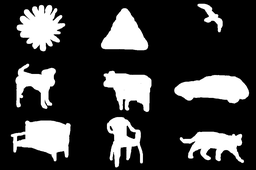
#> input picture CV/Assignment_1/Project1.png, 256 x 170 px, shrunk from 960 x 639 before the run
$ jupyter execute --allow-errors Notebook.ipynb   (shell and % lines are left out)
#> lines starting #> are read from the running program, lines starting #| are printed output that depends on the picture
#### Lavanya Verma(2018155) Assignment 1
#### Computer Vision, Winter 2021 @ IIITD

[cell 1]

from PIL import Image
import numpy as np
import matplotlib.pyplot as plt
from copy import deepcopy
import math
import cv2 as cv
from matplotlib import cm

[cell 2]
img = Image.open('Project1.png')
#> img is the input picture: PIL image 256x170 L; min 0, max 255, mean 58
data = np.asarray(img)

[cell 3]
def visit(data,discovered,q,imx,imn,jmx,jmn):
    R = set(q)
    while (len(q) != 0):
        p = q.pop(); i = p[0]; j = p[1]
        R.add(p)
        for a in [-1,0,1]:
            for b in [-1,0,1]:
                if (discovered[i+a,j+b] == False and data[i+a,j+b] == True and i+a>=imn and i+a<=imx and j+b >=jmn and j+b <= jmx ):
                    discovered[i+a,j+b] = True
                    q.insert(0,(i+a,j+b))
    return list(R)

def boolConnComp(data):
    i= 0 ; j = 0 ; i_max = data.shape[0]-1 ; j_max = data.shape[1]-1
#> after `i_max = data.shape[0] - 1`: i_max = 169
#> after `j_max = data.shape[1] - 1`: j_max = 255
    discovered = np.full(data.shape,False,dtype=bool)
    count = 0
    Objects = []
    for i in range(data.shape[0]):
        for j in range(data.shape[1]):
            if (data[i,j] == True and discovered[i,j] == False):
                count += 1
                Ri = visit(data,discovered,[(i,j)],data.shape[0]-1,0,data.shape[1]-1,0) # shallow memory
                Objects.append(Ri)
#> after the loop, Objects = 294 items; count = 294
    return Objects

def convexHull(R):
    p = (np.inf,np.inf)
    for i in range(len(R)):
        if(p[0] > R[i][0] ) or (p[0] == R[i][0] and p[1] > R[i][1]):
            p = R[i]
    R_new = R.copy()
    R_new.sort(key=lambda x : math.atan2(x[1] - p[1],x[0] - p[0]))
    st = []
    for i in range(len(R_new)):
        while( len(st)> 1 and (st[-1][0] - st[-2][0])*(R_new[i][1] - st[-2][1]) - (st[-1][1] - st[-2][1])*(R_new[i][0] - st[-2][0]) <= 0):
            st.pop()
        st.append(R_new[i])
    return st

def validCircle(r,c,points):
    v = True
    for i in range(len(points)):
        if (np.linalg.norm([points[i][0] - c[0],points[i][1] - c[1]]) > r):
            v = False
            break
    return v

def circlefromPoints(p1,p2,p3):
    f = ((p1[0]**2 - p3[0]**2 + p1[1]**2 - p3[1]**2)*(p2[0] - p3[0]) - (p1[0] - p3[0])*(p2[0]**2 - p3[0]**2 + p2[1]**2 - p3[1]**2))/(2*((p2[1] - p3[1])*(p1[0]-p3[0])-(p2[0] - p3[0])*(p1[1]-p3[1])))
    try:
        g = (p1[0]**2 - p3[0]**2 + p1[1]**2 - p3[1]**2 + 2*f*(p1[1] -p3[1]))/(2*(p3[0] - p1[0]))
    except ZeroDivisionError:
        g = (p2[0]**2 - p3[0]**2 + p2[1]**2 - p3[1]**2 + 2*f*(p2[1] -p3[1]))/(2*(p3[0] - p2[0]))
    c = -(p3[0]**2 +p3[1]**2 + 2*g*p3[0] + 2*f*p3[1])
    r = np.sqrt(g**2 + f**2 - c)
    return r,(-g,-f)

def circle(points): #points : (x,y) in bottom left being origin
    minR = np.inf
    minC = (-1,-1) #null values
    for i in range(len(points)):
        for j in range(len(points)):
            if (i != j):
                r = np.linalg.norm([points[i][0] - points[j][0],points[i][1] - points[j][1]])/2
                c = ((points[i][0] + points[j][0])/2,(points[i][1] + points[j][1])/2)
                if (validCircle(r,c,points)):
                    if (r < minR):
                        minR = r
                        minC = c
                for k in range(len(points)):
                    if (i != k and j!=k):
                        r,c = circlefromPoints(points[i],points[j],points[k])
                        if (validCircle(r,c,points)):
                            if (r < minR):
                                minR = r
                                minC = c
    return minR,minC

def getMask(shape,R,c,r):
    d1 = np.full(shape,False)
    d2 = d1.copy()
    for i in range(len(R)):
        d1[R[i][0],R[i][1]] = True
    for i in range(shape[0]):
        for j in range(shape[1]):
            x = j; y = shape[0] - i
            if (np.linalg.norm([x - c[0],y-c[1]]) <=r ):
                d2[i,j] = True
    return d1,d2

def JaccardSimilarity(d1,d2):
    i_count = 0 ; u_count = 0 # intersection count , union count
    for i in range(d1.shape[0]):
        for j in range(d1.shape[1]):
            i_count += 1 if (d1[i,j] and d2[i,j]) else 0
            u_count += 1 if (d1[i,j] or d2[i,j]) else 0
    return i_count/u_count

[cell 4]
o = boolConnComp(data)
#> o = 294 items

[cell 5]
d1 = np.full((data.shape[0],data.shape[1],3),[0,0,0],dtype=np.float32)
hulls = []
for ob in range(len(o)):
    for i in range(len(o[ob])):
        d1[o[ob][i][0],o[ob][i][1]]  = [255,255,255]
    R= o[ob]
    R = list(map(lambda x: (x[1],data.shape[0]-x[0]),R))
    h = convexHull(R) # x,y in bottom left being origin
    hulls.append(h)
    hi = list(map(lambda x: (-x[1] + data.shape[0],x[0]),h))
    for i in range(1,len(hi)):
        cv.line(d1,(hi[i-1][1],hi[i-1][0]),(hi[i][1],hi[i][0]),[0,255,255],3)
    cv.line(d1,(hi[-1][1],hi[-1][0]),(hi[0][1],hi[0][0]),[0,255,255],3)
    print("Ob: "+str(ob) + " " + str(len(h)))
#> this loop made 294 passes
#> (h, hi) on passes 1, 4, 5: ([(205, 169)], [(1, 205)]), ([(208, 168)], [(2, 208)]), ([(196, 167)], [(3, 196)])
#| Ob: 0 1
#| Ob: 1 2
#| Ob: 2 2
#| Ob: 3 1
#| Ob: 4 1
#| Ob: 5 1
#| Ob: 6 1
#| Ob: 7 2
#> (further printed lines are left out)
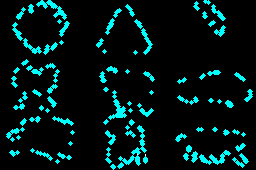
#> d1: shape (170, 256, 3) float32; mean of channels 0, 1, 2 0, 24.4, 24.4; drawn as R, G, B
#> after the loop, hulls = 294 items
plt.imshow(d1);plt.show()
